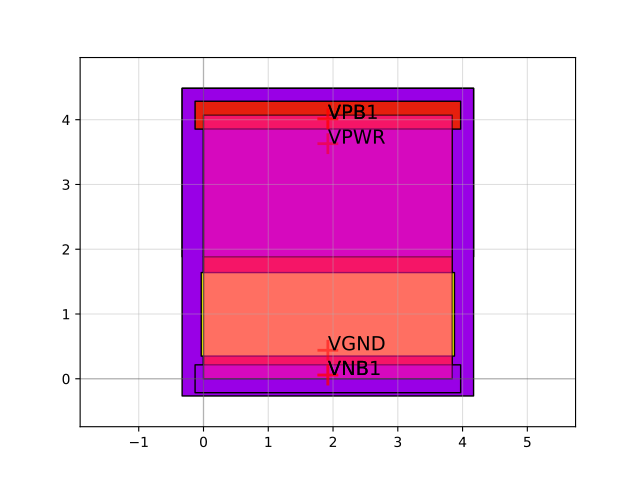

Write Python code to recreate this figure.
import sky130

c = sky130.components.sky130_fd_sc_hvl__fill_8()
c.plot()
